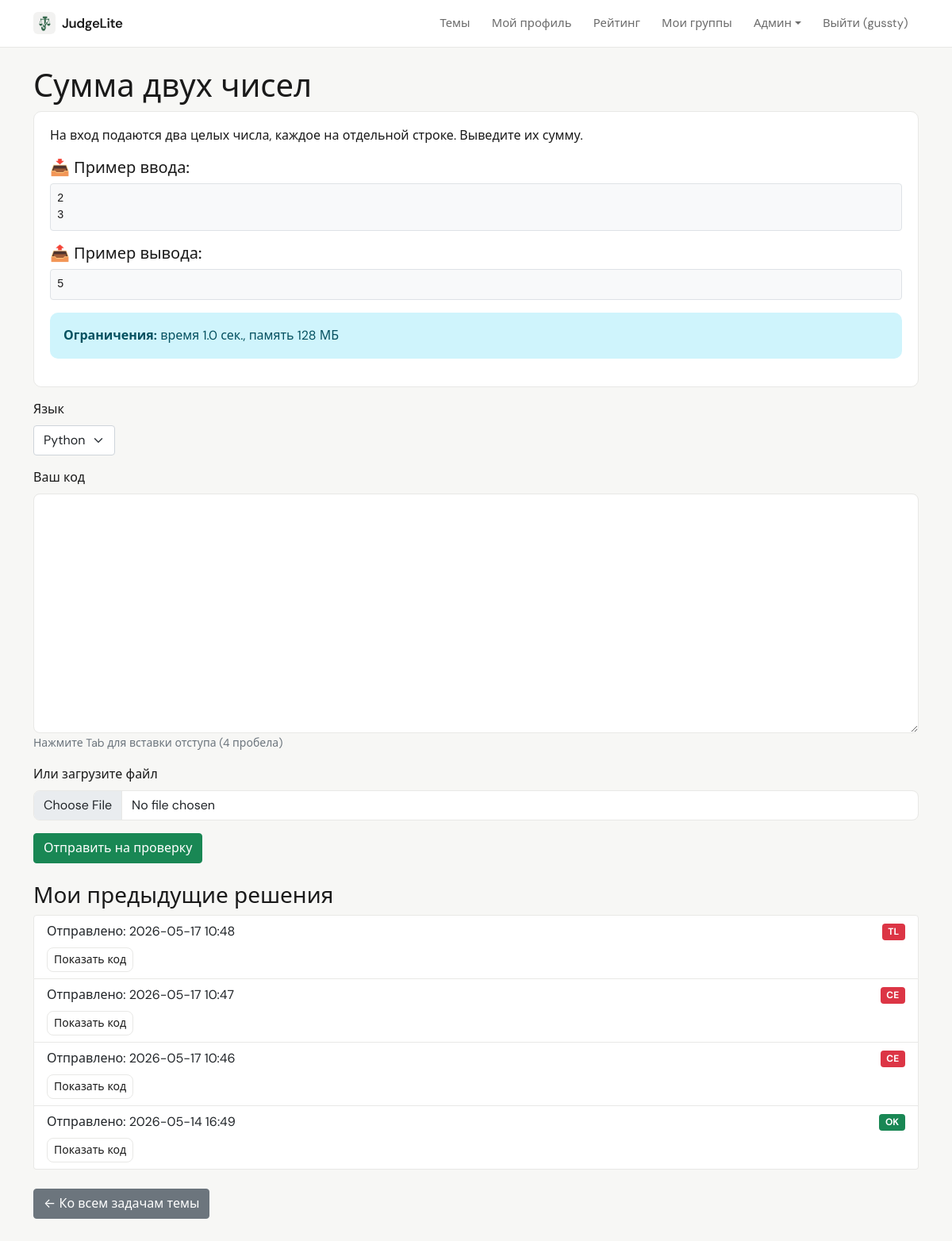
The app's page /task/1 (signed in) with its own data.
### data/users.py (models this page shows, shortened)
class User(SqlAlchemyBase, UserMixin, SerializerMixin):
    __tablename__ = 'users'
    id = sqlalchemy.Column(sqlalchemy.Integer, primary_key=True, autoincrement=True)
    name = sqlalchemy.Column(sqlalchemy.String, nullable=True)
    about = sqlalchemy.Column(sqlalchemy.String, nullable=True)
    email = sqlalchemy.Column(sqlalchemy.String, index=True, unique=True, nullable=True)
    hashed_password = sqlalchemy.Column(sqlalchemy.String, nullable=True)
    created_date = sqlalchemy.Column(sqlalchemy.DateTime, default=datetime.datetime.now)
    is_admin = sqlalchemy.Column(sqlalchemy.Boolean, default=False)
    is_super_admin = sqlalchemy.Column(sqlalchemy.Boolean, default=False)
    avatar_filename = sqlalchemy.Column(sqlalchemy.String, nullable=True)  # новое поле
    submissions = orm.relationship("Submission", back_populates="user")

### data/tasks.py (models this page shows)
class Task(SqlAlchemyBase):
    __tablename__ = 'tasks'
    id = sqlalchemy.Column(sqlalchemy.Integer, primary_key=True, autoincrement=True)
    title = sqlalchemy.Column(sqlalchemy.String, nullable=False)
    description = sqlalchemy.Column(sqlalchemy.Text, nullable=False)
    input_example = sqlalchemy.Column(sqlalchemy.Text, nullable=True)
    output_example = sqlalchemy.Column(sqlalchemy.Text, nullable=True)
    tests_json = sqlalchemy.Column(sqlalchemy.Text, nullable=False)
    time_limit = sqlalchemy.Column(sqlalchemy.Float, default=2.0)
    memory_limit = sqlalchemy.Column(sqlalchemy.Integer, default=128)
    topic_id = sqlalchemy.Column(sqlalchemy.Integer, sqlalchemy.ForeignKey("topics.id"))
    topic = orm.relationship("Topic", back_populates="tasks")
    submissions = orm.relationship("Submission", back_populates="task")

### data/submissions.py (models this page shows)
class Submission(SqlAlchemyBase):
    __tablename__ = 'submissions'
    id = sqlalchemy.Column(sqlalchemy.Integer, primary_key=True, autoincrement=True)
    code = sqlalchemy.Column(sqlalchemy.Text, nullable=False)
    language = sqlalchemy.Column(sqlalchemy.String, default='python')
    status = sqlalchemy.Column(sqlalchemy.String, default='pending')
    details = sqlalchemy.Column(sqlalchemy.Text, nullable=True)
    created_at = sqlalchemy.Column(sqlalchemy.DateTime, default=datetime.datetime.now)
    execution_time = sqlalchemy.Column(sqlalchemy.Float, nullable=True)
    used_memory = sqlalchemy.Column(sqlalchemy.Integer, nullable=True)
    user_id = sqlalchemy.Column(sqlalchemy.Integer, sqlalchemy.ForeignKey("users.id"))
    task_id = sqlalchemy.Column(sqlalchemy.Integer, sqlalchemy.ForeignKey("tasks.id"))
    user = orm.relationship("User", back_populates="submissions")
    task = orm.relationship("Task", back_populates="submissions")

### app.py (the view, shortened to what this page needs)
@app.route('/task/<int:task_id>', methods=['GET', 'POST'])
@login_required
def task_detail(task_id):
    form = SubmissionForm()
    task = None
    with db_session.session_scope() as session:
        task = session.query(Task).get(task_id)
        if not task:
            flash('Задача не найдена', 'danger')
            return redirect(url_for('topics_list'))
        previous_submissions = session.query(Submission).filter(
            Submission.task_id == task_id,
            Submission.user_id == current_user.id
        ).order_by(Submission.created_at.desc()).all()
    temp_code = flask_session.pop('temp_code', None)
    if temp_code:
        form.code.data = temp_code
    return render_template('task_detail.html', task=task, form=form, previous_submissions=previous_submissions)

### forms/task.py
class SubmissionForm(FlaskForm):
    code = TextAreaField('Ваш код', validators=[DataRequired()])
    file = FileField('Или загрузите файл')
    language = SelectField('Язык', choices=[('python', 'Python'), ('cpp', 'C++')], default='python')
    submit = SubmitField('Отправить на проверку')

### app.py (called while the page is built)
@login_manager.user_loader
def load_user(user_id):
    session = db_session.create_session()
    user = session.get(User, int(user_id))
    if user:
        _ = user.is_admin
        _ = user.is_super_admin
    session.close()
    return user

@app.context_processor
def inject_user():
    return dict(current_user=current_user)

### data/db_session.py (called while the page is built)
def create_session() -> Session:
    global __factory
    return __factory()

@contextmanager
def session_scope():
    session = create_session()
    try:
        yield session
        session.commit()
    except Exception:
        session.rollback()
        raise
    finally:
        session.close()

### templates/task_detail.html (shortened to what this page needs)
{% extends "base.html" %}
{% block content %}
<h1>{{ task.title }}</h1>
<div class="card app-card mb-3">
    <div class="card-body">
        <p>{{ task.description|safe }}</p>
        {% if task.input_example %}
            <h5>📥 Пример ввода:</h5>
            <pre class="bg-light p-2 border rounded">{{ task.input_example }}</pre>
        {% endif %}
        {% if task.output_example %}
            <h5>📤 Пример вывода:</h5>
            <pre class="bg-light p-2 border rounded">{{ task.output_example }}</pre>
        {% endif %}
        <div class="alert alert-info">
            <strong>Ограничения:</strong> время {{ task.time_limit }} сек., память {{ task.memory_limit }} МБ
        </div>
    </div>
</div>
<form method="POST" enctype="multipart/form-data">
    <div class="mb-3">
        {{ form.language.label(class="form-label") }}
        {{ form.language(class="form-select", style="width: auto;") }}
    </div>
    <div class="mb-3">
        {{ form.code.label(class="form-label") }}
        {{ form.code(class="form-control font-monospace", rows=12, id="code-editor") }}
        <small class="text-muted">Нажмите Tab для вставки отступа (4 пробела)</small>
    </div>
    <div class="mb-3">
        {{ form.file.label(class="form-label") }}
        {{ form.file(class="form-control") }}
    </div>
    {{ form.submit(class="btn btn-success") }}
</form>
{% if previous_submissions %}
<h3 class="mt-4">Мои предыдущие решения</h3>
<div class="list-group mb-3">
    {% for sub in previous_submissions %}
    <div class="list-group-item">
        <div class="d-flex justify-content-between align-items-center">
            <span>Отправлено: {{ sub.created_at.strftime('%Y-%m-%d %H:%M') }}</span>
            <span class="badge bg-{{ 'success' if sub.status=='OK' else 'danger' if sub.status in ['WA','RE','CE','TL'] else 'secondary' }}">
                {{ sub.status }}
            </span>
        </div>
        <button class="btn btn-sm btn-outline-secondary mt-2" type="button" data-bs-toggle="collapse" data-bs-target="#code-{{ sub.id }}">Показать код</button>
    </div>
    {% endfor %}
</div>
{% endif %}
<a href="{{ url_for('tasks_by_topic', topic_id=task.topic_id) }}" class="btn btn-secondary mt-2">← Ко всем задачам темы</a>
{% endblock %}

### templates/base.html (shortened to what this page needs)
<!doctype html>
<html lang="ru">
<head>
    <link href="https://cdn.jsdelivr.net/npm/bootstrap@5.0.2/dist/css/bootstrap.min.css" rel="stylesheet">
    <link href="{{ url_for('static', filename='app.css') }}" rel="stylesheet">
</head>
<body class="app-body {% block body_class %}{% endblock %}">
    <nav class="navbar navbar-expand-lg app-navbar">
        <div class="container">
            <a class="navbar-brand d-flex align-items-center gap-2" href="{{ url_for('index') }}">
                <img src="{{ url_for('static', filename='judgelite-mark.png') }}" alt="" class="app-brand-mark" width="28" height="28">
                <span>JudgeLite</span>
            </a>
            <div class="collapse navbar-collapse" id="navbarNav">
                <ul class="navbar-nav ms-auto">
                    <li class="nav-item"><a class="nav-link" href="{{ url_for('topics_list') }}">Темы</a></li>
                    {% if current_user.is_authenticated %}
                        <li class="nav-item"><a class="nav-link" href="{{ url_for('profile') }}">Мой профиль</a></li>
                        <li class="nav-item"><a class="nav-link" href="{{ url_for('rating') }}">Рейтинг</a></li>
                        <li class="nav-item"><a class="nav-link" href="{{ url_for('my_groups') }}">Мои группы</a></li>
                        {% if current_user.is_admin %}
                            <li class="nav-item dropdown">
                                <a class="nav-link dropdown-toggle" href="#" id="adminDropdown" role="button" data-bs-toggle="dropdown">Админ</a>
                            </li>
                        {% endif %}
                        <li class="nav-item"><a class="nav-link" href="{{ url_for('logout') }}">Выйти ({{ current_user.name }})</a></li>
                    {% else %}
                        <li class="nav-item"><a class="nav-link" href="{{ url_for('login') }}">Войти</a></li>
                        <li class="nav-item"><a class="nav-link" href="{{ url_for('register') }}">Регистрация</a></li>
                    {% endif %}
                </ul>
            </div>
        </div>
    </nav>
    <div class="container mt-4" style="padding-bottom: 80px;">
        {% block content %}{% endblock %}
    </div>
</body>
</html>

### static/app.css (style rules this page uses)
:root { --app-bg: #f7f7f5; --app-surface: #ffffff; --app-text: #1a1a1a; --app-muted: #6b6b6b; --app-border: #e8e8e6; --app-accent: #2d6a4f; --app-accent-hover: #1b4332; --app-radius: 10px; --app-font: "DM Sans", system-ui, -apple-system, "Segoe UI", Roboto, sans-serif; --chart-grid: rgba(0, 0, 0, 0.06); --chart-muted: #6b6b6b; --chart-donut-border: #ffffff; }
.app-brand-mark { border-radius: 6px; flex-shrink: 0; }
.app-body { font-family: var(--app-font); background-color: var(--app-bg); color: var(--app-text); min-height: 100vh; -webkit-font-smoothing: antialiased; }
.app-body .container.mt-4 { padding-bottom: 5rem !important; }
.app-navbar { background: var(--app-surface) !important; border-bottom: 1px solid var(--app-border) !important; padding-top: 0.65rem; padding-bottom: 0.65rem; }
.app-navbar .navbar-brand { font-weight: 600; letter-spacing: -0.02em; color: var(--app-text) !important; font-size: 1.05rem; }
.app-navbar .nav-link { color: var(--app-muted) !important; font-size: 0.925rem; padding: 0.5rem 0.85rem !important; border-radius: 6px; transition: color 0.15s ease, background 0.15s ease; }
.app-card { background: var(--app-surface); border: 1px solid var(--app-border); border-radius: var(--app-radius); box-shadow: none; }
.app-card .card-body { padding: 1.15rem 1.25rem; }
.app-body .btn-outline-secondary { border-radius: 8px; border-color: var(--app-border); color: var(--app-text); }
.app-body .form-control { border-radius: 8px; border-color: var(--app-border); }
.app-body .alert { border-radius: var(--app-radius); border: 1px solid transparent; }
.app-body .list-group-item { border-color: var(--app-border); }
.app-body .card { border: 1px solid var(--app-border); border-radius: var(--app-radius); box-shadow: none; }

### records on screen
User: name "gussty"
Task: title "Сумма двух чисел", description "На вход подаются два целых числа, каждое на отдельной строке. Выведите их сумму.", input_example "2 3", output_example "5", time_limit "1.0", memory_limit "128"
Submission: created_at "2026-05-17 10:48", status "TL"
Submission: created_at "2026-05-17 10:47", status "CE"
Submission: created_at "2026-05-17 10:46", status "CE"
Submission: created_at "2026-05-14 16:49", status "OK"
